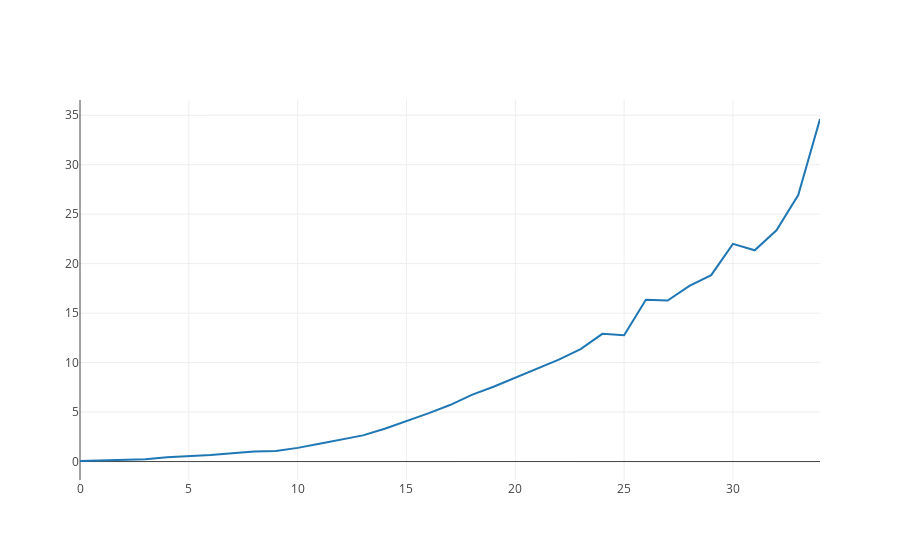

The notebook cell this image was saved under:
### Code cell
iplot([data4])

### Figure 1 — Plotly figure (JSON) as saved in the notebook; plotly's stock layout.template omitted (floating-point values rounded to 4 significant figures)
{"data": [{"type": "scatter", "x": [0, 1, 2, 3, 4, 5, 6, 7, 8, 9, 10, 11, 12, 13, 14, 15, 16, 17, 18, 19, 20, 21, 22, 23, 24, 25, 26, 27, 28, 29, 30, 31, 32, 33, 34], "y": [0.05524, 0.09802, 0.1375, 0.2222, 0.4285, 0.5273, 0.6536, 0.827, 1.005, 1.073, 1.382, 1.809, 2.225, 2.645, 3.317, 4.086, 4.864, 5.712, 6.744, 7.557, 8.464, 9.322, 10.31, 11.37, 12.91, 12.77, 16.36, 16.27, 17.75, 18.84, 22.01, 21.35, 23.37, 26.94, 34.62]}], "layout": {}}
